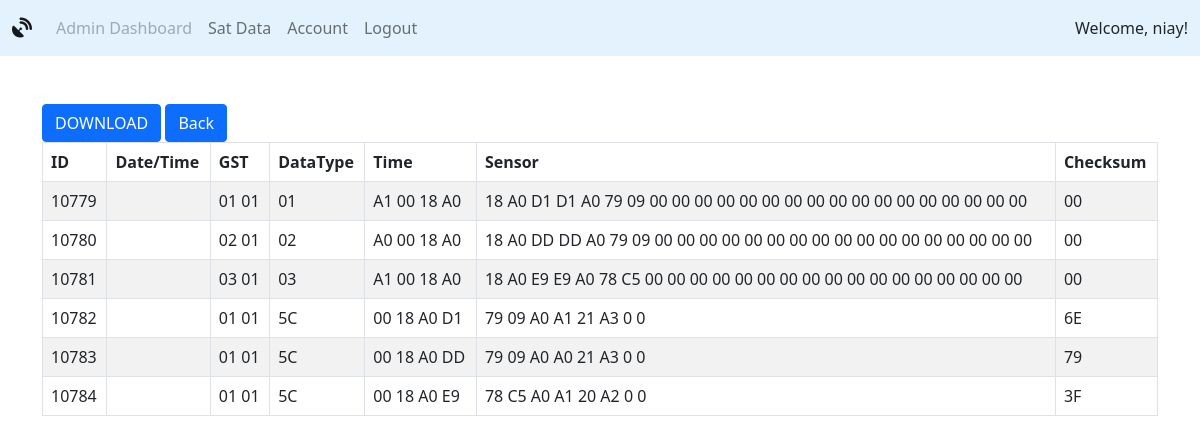
Page /satdata.php?status=loginsuccess (signed in) on the committed database.
### tables this page shows
CREATE TABLE `satdata` (
  `idSatData` int(11) NOT NULL,
  `gstidSatData` tinytext NOT NULL,
  `datatypeSatData` tinytext NOT NULL,
  `timeSatData` tinytext NOT NULL,
  `sensorSatData` tinytext NOT NULL,
  `checksumSatData` tinytext NOT NULL,
  `idSatMetaData` int(11) NOT NULL
);

### includes/classautoloader.inc.php (called while the page is built, shortened)
<?php
function myAutoLoader($className) {
    $url = $_SERVER['HTTP_HOST'].$_SERVER['REQUEST_URI'];
    if (strpos($url,'includes') !== false) {
        $path = '../classes/';
    } else {
        $path = 'classes/';
    }
    $extension = '.class.php';
}

### classes/dbh.class.php (called while the page is built)
<?php
 class Dbh {
     private $host = 'localhost';
     private $user = 'root';
     private $pwd = '';
     private $dbName = 'satdata';
     protected function connect() {
         $dsn = 'mysql:host='. $this->host .';dbname=' . $this->dbName;
         $pdo = new PDO($dsn,$this->user,$this->pwd);
         $pdo->setAttribute(PDO::ATTR_DEFAULT_FETCH_MODE,PDO::FETCH_ASSOC);
         return $pdo;
     }
 }

### classes/satdata.class.php (called while the page is built, shortened)
<?php
class SatData extends Dbh {
    protected function getAllBytes() {
        $sql = "SELECT * FROM satdata";
        $stmt = $this->connect()->prepare($sql);
        $stmt->execute();
        $results = $stmt->fetchAll();
        return $results;
    }
}

### classes/satdataview.class.php (called while the page is built, shortened)
<?php
class SatDataView extends SatData {
    public function showAllBytes() {
        $results = $this->getAllBytes();
        return $results;
    }
}

### satdata.php (the view)
<?php
      include 'header.php';
?>
    <div class="container px-10 mt-5 table-responsive ">
        <button onclick=""class="btn btn-primary mx-10">DOWNLOAD</button>
        <button onclick="history.go(-1)"class="btn btn-primary mx-10">Back</button>
        <table id="example" class="table table-striped table-bordered table-wrapper-scroll-y my-custom-scrollbar" style="width:100%">
            <thead>
                <tr>
                    <th>ID</th>
                    <th>Date/Time</th>
                    <th>GST</th>
                    <th>DataType</th>
                    <th>Time</th>
                    <th>Sensor</th>
                    <th>Checksum</th>
                </tr>
            </thead>
            <tbody>
            <?php
                    $showAllBytesObj = new SatDataView();
                    $resultBytes = $showAllBytesObj -> showAllBytes();
                    foreach ($resultBytes as $rowBytes){
                        $idByte = $rowBytes['idSatData'];
                        $gstByte = $rowBytes['gstidSatData'];
                        $datatypeByte = $rowBytes['datatypeSatData'];
                        $timeByte = $rowBytes['timeSatData'];
                        $sensorByte = $rowBytes['sensorSatData'];
                        $checksumByte = $rowBytes ['checksumSatData'];
                        echo '
                        <tr>
                            <td>'. $idByte .'</td>
                            <td></td>
                            <td>'. $gstByte.'</td>
                            <td>'.$datatypeByte.'</td>
                            <td>'.$timeByte.'</td>
                            <td>'.$sensorByte.'</td>
                            <td>'.$checksumByte.'</td>
                        </tr>
                        ';
                    }
            ?>
        </table>
    </div>

### resources/stylesheet.css (style rules this page uses)
html { background-color: #f1f1f1; font-family: "Roboto"; }

### rows in the picture
satdata: idSatData "10779", gstidSatData "01 01", datatypeSatData "01", timeSatData "A1 00 18 A0", sensorSatData "18 A0 D1 D1 A0 79 09 00 00 00 00 00 00 00 00 00 00 00 00 00 00 00 00 00", checksumSatData "00"
satdata: idSatData "10780", gstidSatData "02 01", datatypeSatData "02", timeSatData "A0 00 18 A0", sensorSatData "18 A0 DD DD A0 79 09 00 00 00 00 00 00 00 00 00 00 00 00 00 00 00 00 00", checksumSatData "00"
satdata: idSatData "10781", gstidSatData "03 01", datatypeSatData "03", timeSatData "A1 00 18 A0", sensorSatData "18 A0 E9 E9 A0 78 C5 00 00 00 00 00 00 00 00 00 00 00 00 00 00 00 00 00", checksumSatData "00"
satdata: idSatData "10782", gstidSatData "01 01", datatypeSatData "5C", timeSatData "00 18 A0 D1", sensorSatData "79 09 A0 A1 21 A3 0 0", checksumSatData "6E"
satdata: idSatData "10783", gstidSatData "01 01", datatypeSatData "5C", timeSatData "00 18 A0 DD", sensorSatData "79 09 A0 A0 21 A3 0 0", checksumSatData "79"
satdata: idSatData "10784", gstidSatData "01 01", datatypeSatData "5C", timeSatData "00 18 A0 E9", sensorSatData "78 C5 A0 A1 20 A2 0 0", checksumSatData "3F"

### other values in the picture
$_SESSION['userUsername'] "niay"
